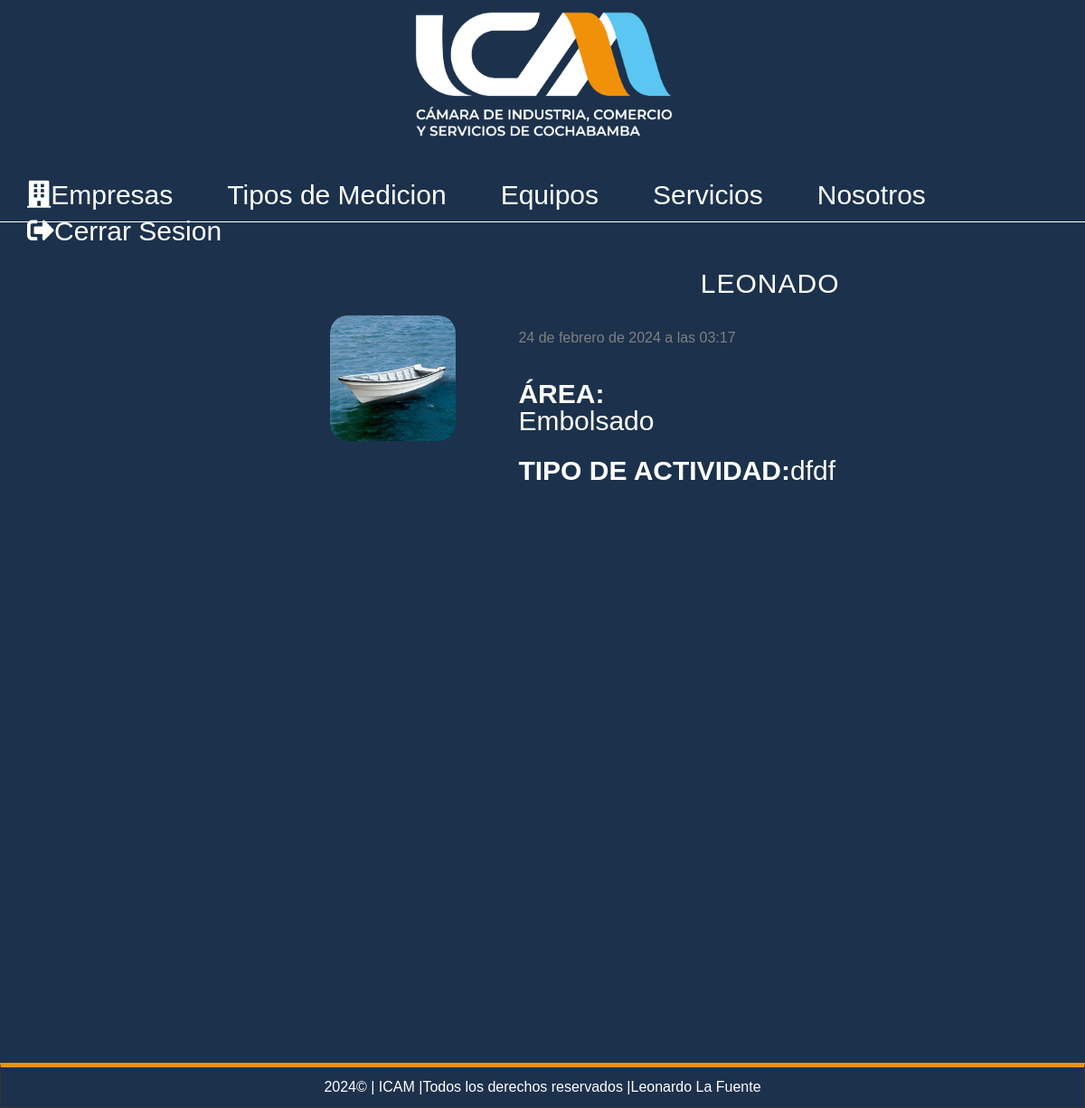
Before: /puesto/41 (signed in) with the older database file.
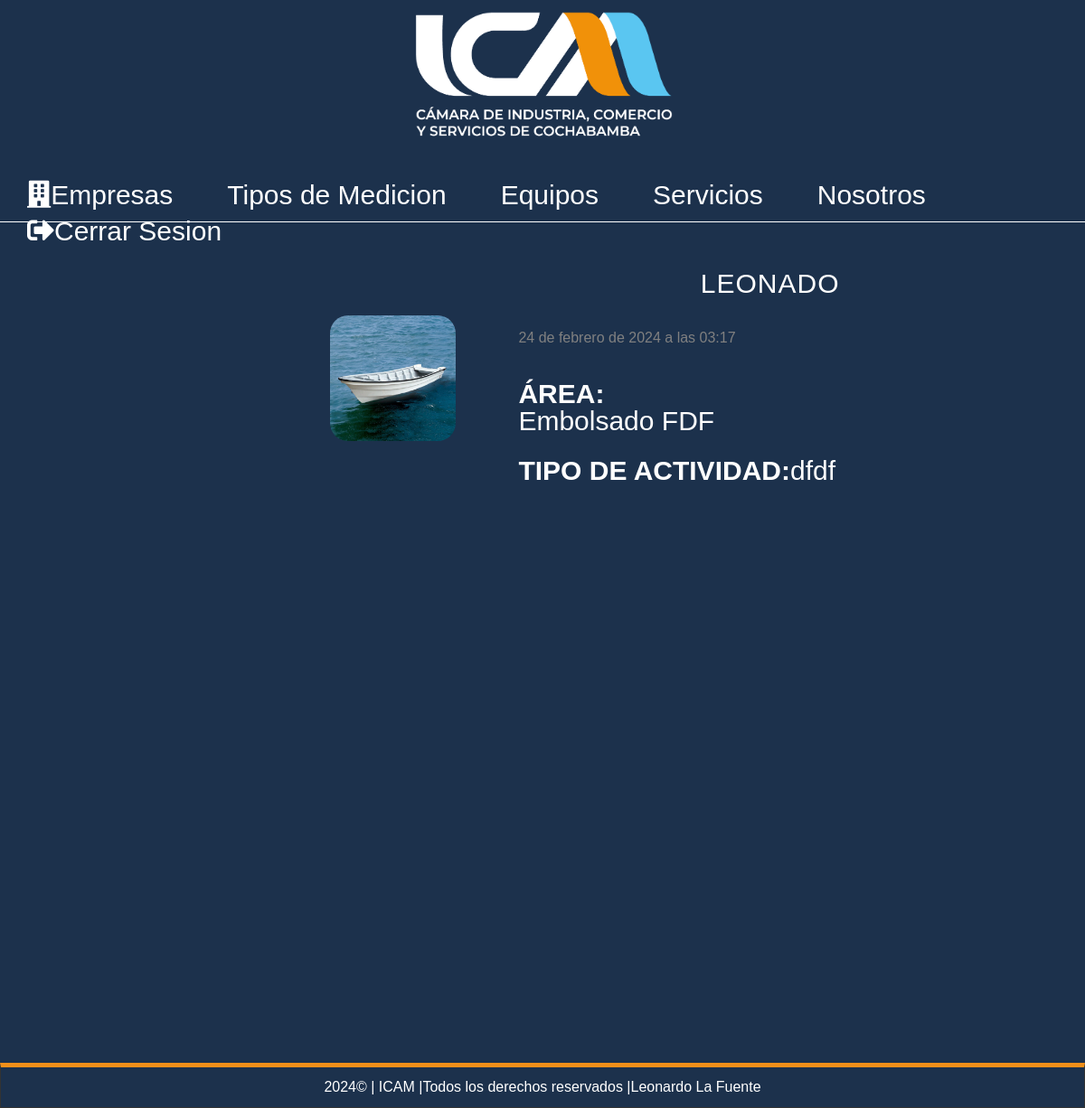
After: the same page with the newer database file.
### record/models.py (models this page shows, shortened)
class Position(models.Model):
    name = models.CharField(max_length=200,verbose_name='Nombre del Puesto')
    activity_type = RichTextField(max_length=200,verbose_name='Tipo de Actividad')
    image = models.ImageField(default='null',verbose_name="Imagen",upload_to="positions")
    public=models.BooleanField(verbose_name="Publicado")
    created_at = models.DateTimeField(auto_now_add=True,verbose_name='Creado el')
    updated_at = models.DateTimeField(auto_now=True,verbose_name='Editado el')
    area = models.ForeignKey(Area, on_delete=models.CASCADE)
    class Meta:
        verbose_name='Puestos de Trabajo'
        verbose_name_plural='Puestos de Trabajo'
        ordering=['-created_at']

class Area(models.Model):
    name = models.CharField(max_length=200,verbose_name='Nombre del Area')
    description = models.TextField(verbose_name='Descripcion')
    created_at = models.DateTimeField(auto_now_add=True,verbose_name='Creado el')
    updated_at = models.DateTimeField(auto_now=True,verbose_name='Editado el')
    company = models.ForeignKey(Company, on_delete=models.CASCADE)
    class Meta:
        verbose_name='Area'
        verbose_name_plural='Areas'
    def __str__(self):
        return self.name

### record/views.py (the view)
# urls.py: path('puesto/<int:position_id>',views.position,name="position"),
@login_required(login_url="login")
def position(request, position_id):
    position = get_object_or_404(Position, id=position_id)
    if not request.user.is_superuser and position.area.company.user != request.user:
        return HttpResponseForbidden("No tienes permiso para ver este puesto.")
    return render(request, 'positions/detail.html', {
        'position': position
    })

### pages/context_processors.py (called while the page is built)
def get_pages(request):
    pages = Page.objects.filter(visible=True).order_by('order').values_list('id','title','slug')
    return {
        'pages':pages
    }

### record/processor.py (called while the page is built)
def get_areas(request):
    if request.user.is_authenticated and 'selected_company_id' in request.session:
        try:
            company = Company.objects.get(id=request.session['selected_company_id'])
            areas = Area.objects.filter(company=company).values_list('id', 'name')
            return {
                'areas': areas,
                'selected_company_id': request.session['selected_company_id'],  # Agrega esta línea
            }
        except Company.DoesNotExist:
            return {
                'areas': [],
            }
    else:
        return {
            'areas': [],
        }

### record/templates/positions/detail.html (shortened to what this page needs)
{% extends "layouts/layout.html" %}
{%block content%}
<div class="position-container">
    <div class="position-image">
        {%if position.image != 'null' %}
        <img class="small-image" src="{{position.image.url}}"/>
        {%endif%}
    </div>
    <div class="position-info">
        <h1 class="title">{{position.name}}</h1>
        <span class="date"> {{position.created_at}}</span>
        <p class="content">
            <strong>ÁREA:</strong></br>{{position.area}}
        </p>
        <p class="content">
            <strong>TIPO DE ACTIVIDAD:</strong>{{position.activity_type|safe}}
        </p>
    </div>
</div>
{%endblock%}

Changed rows visible on the page:
changed through a linked row, Position "LEONADO": area "Embolsado" → "Embolsado FDF"
